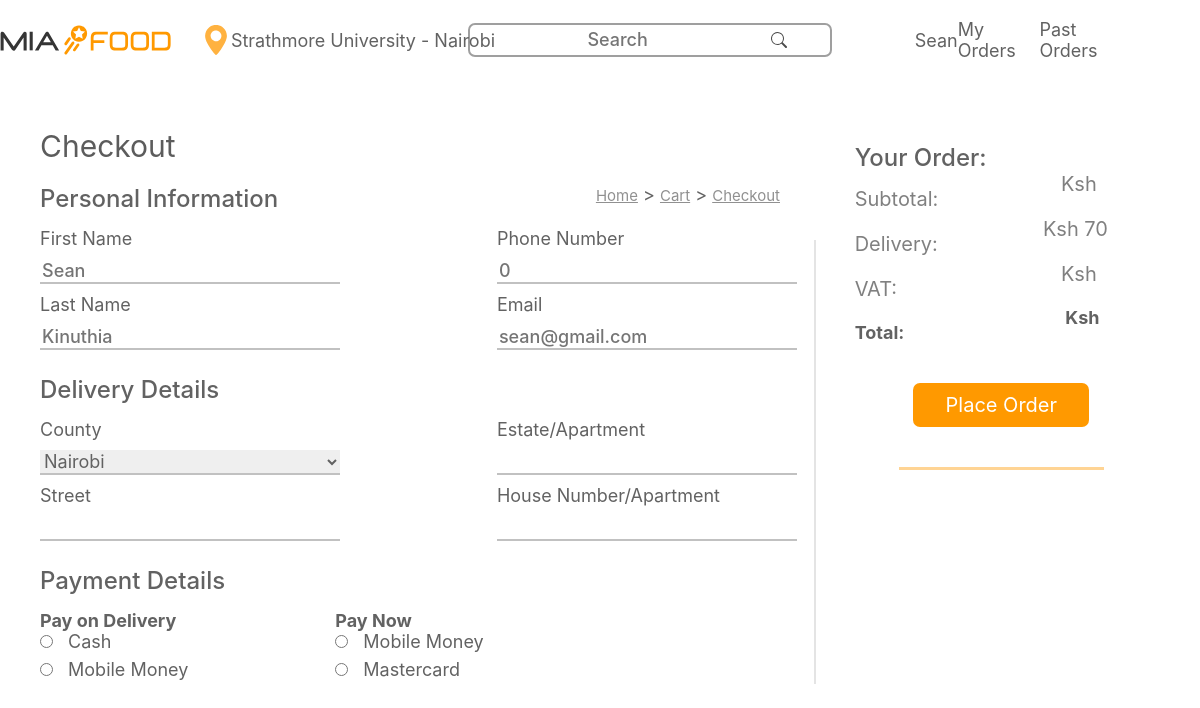
Page /src/php/checkout.php (signed in) on the committed database.
### tables this page shows
CREATE TABLE `users` (
  `id` int(10) NOT NULL,
  `firstname` varchar(40) NOT NULL,
  `lastname` varchar(40) NOT NULL,
  `phone` varchar(100) NOT NULL,
  `email` varchar(40) NOT NULL,
  `password` varchar(40) NOT NULL
);

### src/php/checkout.php (the view, shortened to what this page needs)
<?php
include("config.php");
include("../components/head.php");
include('../components/header.php');
?>
<main>
      <section class="details">
          <div id="personal-information">
              <div id="persional-information-header">
                <h1>Checkout</h1>
                <div id="breadcrumbs"><span>Home</span>&nbsp;>&nbsp;<span>Cart</span>&nbsp;>&nbsp;<span>Checkout</span></div>
                <h2>Personal Information</h2>
            </div>
            <div id="personal-info-form">
              <div>
                <label for="">First Name</label><br>
                <input class='checkout-input' type="text" name="first_name" id="first_name" placeholder=<?php echo $userdata[0]['firstname']?>><br>
                <label for="">Last Name</label><br>
                <input placeholder=<?php echo $userdata[0]['lastname']?> class='checkout-input' type="text" name="last_name" id="last_name"><br>
              </div>
              <div>
                <label for="">Phone Number</label><br>
                <input placeholder=<?php echo $userdata[0]['phone']?> class='checkout-input' type="tel" name="phone_number" id="phone_number"> <br>
                <label for="">Email</label><br>
                <input placeholder=<?php echo $userdata[0]['email']?> class='checkout-input' type="email" name="email" id="email">
              </div>
            </div>
          </div>
          <h2>Delivery Details</h2>
          <div id="delivery-details">
            <div>
              <label for="county">County</label><br>
              <select name="county" id="county">
                  <option value="Nairobi">Nairobi</option>
              </select><br>
              <label for="street">Street</label><br>
              <input class='checkout-input' type="text" name="street" id="street">
            </div>
            <div>
              <label for="estate">Estate/Apartment</label><br>
              <input class='checkout-input' type="text" name="estate" id="estate"><br>
              <label for="house">House Number/Apartment</label><br>
              <input class='checkout-input' type="text" name="house" id="house">
            </div>
          </div>
          <h2>Payment Details</h2>
          <div id="payment-details">
            <div>
              <h3>Pay on Delivery</h3>
              <input  type="radio" name="" id="">
              <label for="">Cash</label><br>
              <input  type="radio" name="" id="">
              <label for="">Mobile Money</label>
            </div>
            <div id="payment-details-right">
              <h3>Pay Now</h3>
              <div>
                <input  type="radio" name="" id=" ">
              <label for="">Mobile Money</label>
            </div>
            <div>
              <input type="radio">
              <label for="">Mastercard</label>
            </div>
            </div>
          </div>
      </section>
      <section class="reciept">
          <div id="order-details">
              <div>
                  <h2>Your&nbsp;Order:</h2>
                  <span>Subtotal:</span><br><br>
                  <span>Delivery:</span><br><br>
                  <span>VAT:</span><br><br>
                  <h3>Total:</h3>
              </div>
              <div>
                  <span id="subtotal">Ksh &nbsp;</span><br>
                  <span>Ksh 70</span><br>
                  <span id="vat">Ksh &nbsp;</span><br>
                  <h3 id="total">Ksh &nbsp;</h3>
              </div>
          </div>
          <div id="buttons">
              <button id='order'>Place Order</button>
              <hr>
          </div>
          <div id="order-items">
          </div>
      </section>
    </main>
  </body>
</html>

### src/components/header.php (shortened to what this page needs)
<header>
    <div id="left-elements">
        <img onclick="window.location.replace('landing.php')" class="logo" src="../../assets/jumiafood-logo.svg" />
      <div title="Update my Location" class="location">
        <img class="icon" src="../../assets/maps-and-flags.svg" alt="" />
        <span id="mylocation">Strathmore University - Nairobi</span>
      </div>
    </div>
    <div id="searchbar">
      <input class="top-search" type="search" placeholder="Search"></input>
      <button type="submit">Search</button>
    </div>
    <div id="right-elements">
      <div>
        <a href="../php/profile-edit.php"><?php echo $userdata[0]['firstname']?></a>
        <a href="">My Orders</a>
        <a href="history.php">Past Orders</a>
      </div>
    </div>
  </header>

### src/css/history.css (style rules this page uses)
section { display: block; width: 100%; }

### src/css/landing.css (style rules this page uses)
* { box-sizing: border-box; font-family: "SF Pro Display", sans-serif; font-size: 18px; color: #626262; margin: 0; }
section { min-height: 100vh; }
.icon { height: 30px; width: 30px; }
header { position: sticky; top: 0; width: 100%; height: 10vh; background-color: white; display: flex; flex-direction: row; justify-content: space-evenly; align-items: center; z-index: 100; }
#left-elements { display: flex; flex-direction: row; align-items: center; margin-left: -100px; }
.logo { width: 40%; }
#left-elements div { margin-left: 20px; display: flex; align-items: center; transition: ease-in-out 0.2s; }
#left-elements div .icon { color: #ffb240 !important; }
#searchbar { outline: #6262629b solid 2px; width: 30%; height: 30px; display: flex; flex-direction: row; align-items: center; padding: 15px; border-radius: 5px; margin-left: -100px; transition: ease-in-out 0.3s; }
.top-search { display: flex; border: none; padding-left: 20px; min-width: 80%; padding-top: 10px; }
.top-search::placeholder { font-size: 18px; text-align: center; }
button[type="submit"] { text-indent: -999px; overflow: hidden; width: 40px; padding: 0; margin: 0; border: 1px solid transparent; border-radius: inherit; cursor: pointer; opacity: 0.7; }
a { text-decoration: none; transition: ease 0.4s; }
#right-elements { width: 20%; display: flex; }
#right-elements div { display: flex; flex-direction: row; margin-left: 20px; align-items: center; }
#right-elements div:nth-of-type(1) { width: 90%; justify-content: space-around; }

### src/css/order.css (style rules this page uses)
input { margin-right: 10px; margin-bottom: 11px; }

### src/css/cart.css (style rules this page uses)
input { max-width: 30px; background-color: transparent; text-align: center; border: none; font-weight: 500; }
button { background-color: transparent; border: none; }

### src/css/checkout.css (style rules this page uses)
main { margin-top: 1vh; width: 99vw; height: 87vh; display: flex; flex-direction: row; }
section { padding: 40px; max-height: 100%; }
h1 { font-size: 30px; font-weight: 400; color: rgb(92, 92, 92); margin-bottom: 20px; }
.details { display: flex; flex-direction: column; width: 70%; }
#breadcrumbs { position: absolute; right: 35%; }
#breadcrumbs span { font-size: 15px; color: rgb(144, 144, 144); text-decoration: underline; transition: ease-in-out 0.4s; }
#personal-info-form { display: flex; flex-direction: row; }
.checkout-input, select { text-align: left; min-width: 300px !important; margin-top: 10px; margin-bottom: 10px; border: none; border-bottom: 2px solid rgb(193, 193, 193); transition: ease-in-out 0.3s; }
#personal-info-form div:nth-of-type(2), #delivery-details div:nth-of-type(2), #payment-details-right { margin-left: 20%; }
#delivery-details, #payment-details { display: flex; flex-direction: row; }
input[type="radio"] { width: fit-content; }
.reciept { width: 32%; }
.reciept::after { content: ""; position: absolute; width: 2px; height: 50%; background-color: rgba(206, 206, 206, 0.552); top: 27%; right: 32%; }
h2 { font-size: 24px; font-weight: 500; margin-bottom: 15px; margin-top: 15px; }
.reciept span { font-size: 20px; color: grey; }
#order-details { display: flex; flex-direction: row; width: 100%; margin-bottom: 40px; }
#order-details div:nth-of-type(2) { margin-top: 44px; display: flex; flex-direction: column; align-items: flex-end; width: 100%; padding-right: 40px; }
#buttons { display: flex; flex-direction: column; align-items: center; }
#buttons button { width: 60%; padding: 10px; font-size: 20px; border-radius: 7px; border: none; color: white; background-color: #ff9900; margin-bottom: 30px; transition: ease-in-out 0.3s; }
#buttons hr { border: none; border-bottom: 3px solid #ffb3408e; margin-top: 10px; width: 70%; }
#order-items { overflow-y: scroll; height: 50vh; }

### rows in the picture
users: firstname "Sean", first_name "Sean", last_name "Kinuthia", phone_number "0", email "sean@gmail.com"
